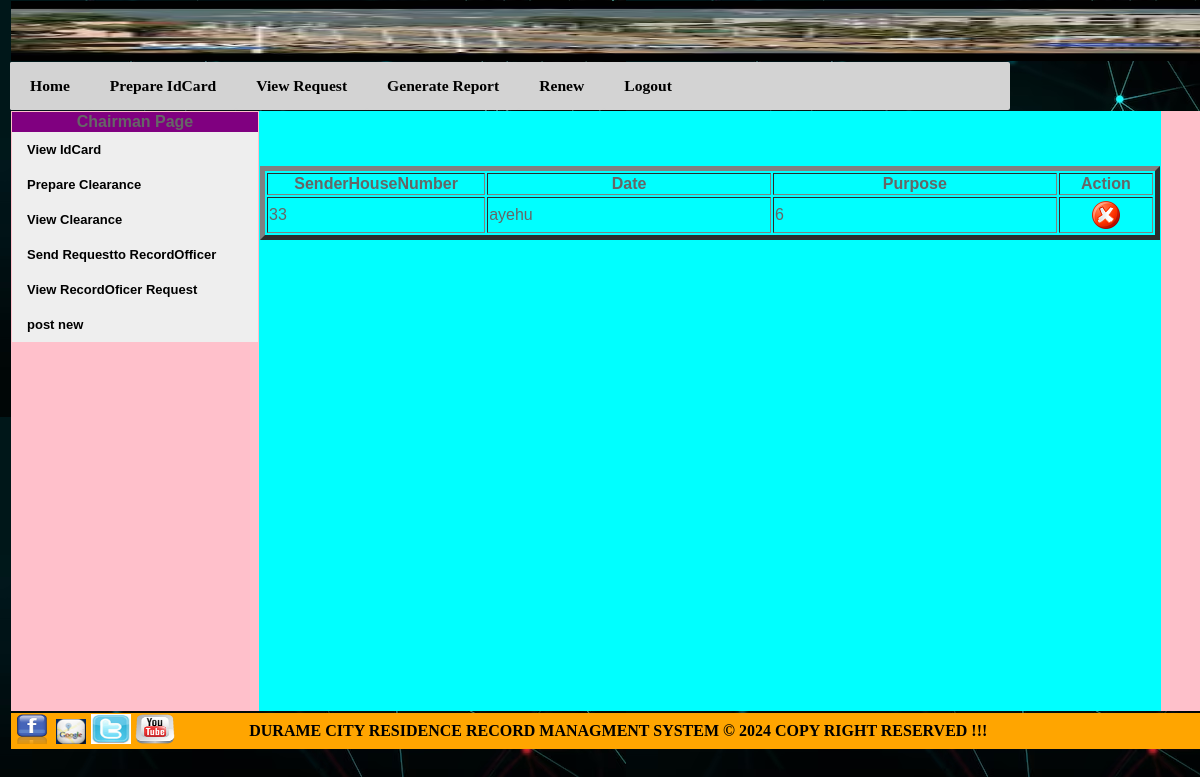
The page /viewrequestttt.php on the database its author committed.
### tables this page shows
CREATE TABLE IF NOT EXISTS `requestr` (
  `id` int(50) NOT NULL AUTO_INCREMENT,
  `sendername` varchar(20) NOT NULL,
  `SenderidNumber` varchar(20) NOT NULL,
  `Date` date NOT NULL,
  `Purpose` varchar(300) NOT NULL,
  `seen` int(11) DEFAULT NULL,
  PRIMARY KEY (`id`)
);

### viewrequestttt.php (the view, shortened to what this page needs)
<?php require_once('config.php'); ?>
<html>
<head>
	<link rel="stylesheet" href="css/mu.css" type="text/css">
</head>
<body onLoad="timeimgs('1');">
	<table border="0" width="1299" cellspacing="0">
		<tr>
			<td colspan="3"><img src="image/dk.jpg" width="1299" height="60"></td>
		</tr>
		<tr>
			<td id="dropdown" colspan="3">
				<li><a href="charman.php"><b>Home</b></a></li>
				<li><a href="idcard.php"><b>Prepare IdCard</b></a></li>
				<li><a href="viewrequestttt.php"><b>View Request</b></a></li>
				<li><a href="chairmanreport.php"><b>Generate Report</b></a></li>
				<li><a href="renew_id.php"><b>Renew</b></a></li>
				<li><a href="Logout.php"><b>Logout</b></a></li>
			</td>
		</tr>
		<tr>
			<td>
				<table border="0" bgcolor="pink" cellspacing="0">
					<tr>
						<td width="50" height="600" valign="top">
							<table border="0" width="50" cellspacing="0">
								<tr>
									<td bgcolor="purple">
										<center><b>Chairman Page</b></center>
									</td>
								</tr>
								<tr>
									<td id="topnav">
										<li><a href="giveidcard.php"><b>View IdCard</b></a></li>
									</td>
								</tr>
								<tr>
									<td id="topnav">
										<li><a href="clearance.php"><b>Prepare Clearance</b></a></li>
									</td>
								</tr>
								<tr>
									<td id="topnav">
										<li><a href="viewclearance.php"><b>View Clearance</b></a></li>
									</td>
								</tr>
								<tr>
									<td id="topnav">
										<li><a href="sendrequesttt.php"><b>Send Requestto RecordOfficer</b></a></li>
									</td>
								</tr>
								<tr>
									<td id="topnav">
										<li><a href="viewrequestttt.php"><b>View RecordOficer Request</b></a></li>
									</td>
								</tr>
								<tr>
									<td id="topnav">
										<li><a href="postnew.php"><b>post new</b></a></li>
									</td>
								</tr>
							</table>
						</td>
						<td width="900" height="600" valign="top" bgcolor="cyan"><br><br>
							<?php
							mysqli_select_db($conn,"resident");
							$result = mysqli_query($conn,"select * from requestr");
							echo "<br>";
							echo "<table border=5 >";
							echo "<tr><th>SenderHouseNumber</th><th>Date</th><th>Purpose</th><th colspan=2 width=10%>Action</th></tr>";
							while ($row = mysqli_fetch_array($result)) {
								$ctr2 = $row['Purpose'];
								echo "<tr><td width=5%> $row[0] </td><td width=15%> $row[1] </td><td width=15%> $row[2] </td>" .
									"<td width=4% align = 'center' > <a href='delete_request.php?key2=" . $ctr2 . "'>
	 <img src='image/Delete.png'  alt='delete'></a></td></tr>";
							}
							?>
						</td>
					</tr>
				</table>
			</td>
			<td width="50" height="600" valign="top" bgcolor="pink">
	</table>
	<tr>
		<td colspan="3" height="25">
			<table border="0" align="center" width="100%" bgcolor="orange" cellspacing="0">
				<tr>
					<td>
						<a href="http://www.facebook.com" target="_blank"><img src="image/facebook.png" title="Facebook" width="40" height="30"></a>
						<a href="http://www.google.com" target="_blank"><img src="image/google-map.png" title="Google" width="30" height="25"></a>
						<a href="http://twitter.com" target="_blank"><img src="image/twitter.gif" title="Twitter" width="40" height="30"></a>
						<a href="youtube.html" target="_blank"><img src="image/youtube.png" title="YouTube" width="40" height="30"></a>
					</td>
					<td>
						<font face="Times New Roman" color="black"><b>DURAME CITY RESIDENCE RECORD MANAGMENT SYSTEM &copy; 2024 COPY RIGHT RESERVED !!!</b>
						</font>
					</td>
				</tr>
			</table>
		</td>
	</tr>
</body>
</html>

### css/mu.css (style rules this page uses)
body { position: absolute; background: url(../image/backgr.avif) repeat; margin-left: 80%; margin-right: 30%; margin-bottom: 0; margin-top: 0; color: #666666; font-family: Arial, Helvetica, sans-serif; font-size: 12px; }
#dropdown { display: block; float: left; width: 1000px; margin: 0; padding: 0; list-style: radius; font-size: 13px; font-weight: normal; font-family: Verdana, Arial, Helvetica, sans-serif, times-new-roman; color: #606060; background-color: #D3D3D3; border-radius: 2px; }
#dropdown ul, #dropdown li { float: left; list-style: none; margin: 0; padding: 0; }
a:link { color: black; }
#dropdown li a:link, #dropdown li a:visited, #dropdown li a:hover { display: block; margin: 0; padding: 15px 20px; color: black; background-color: #D3D3D3; border-radius: 2px; font-family: times; font-size: 120%; text-decoration: none; }
#topnav { display: block; float: left; width: 246px; margin: 0; padding: 0; list-style: none; font-size: 13px; font-weight: normal; font-family: Verdana, Arial, Helvetica, sans-serif; color: #CCCCCC; background-color: #eee; }
#topnav ul, #topnav li { float: left; list-style: none; margin: 0; padding: 0; }
#topnav li a:link, #topnav li a:visited, #topnav li a:hover { display: block; margin: 0; padding: 10px 15px; color: #000000; background-color: #eeeeee; text-decoration: none; }

### rows shown on the page
requestr: id "33", sendername "ayehu", SenderidNumber "6"
